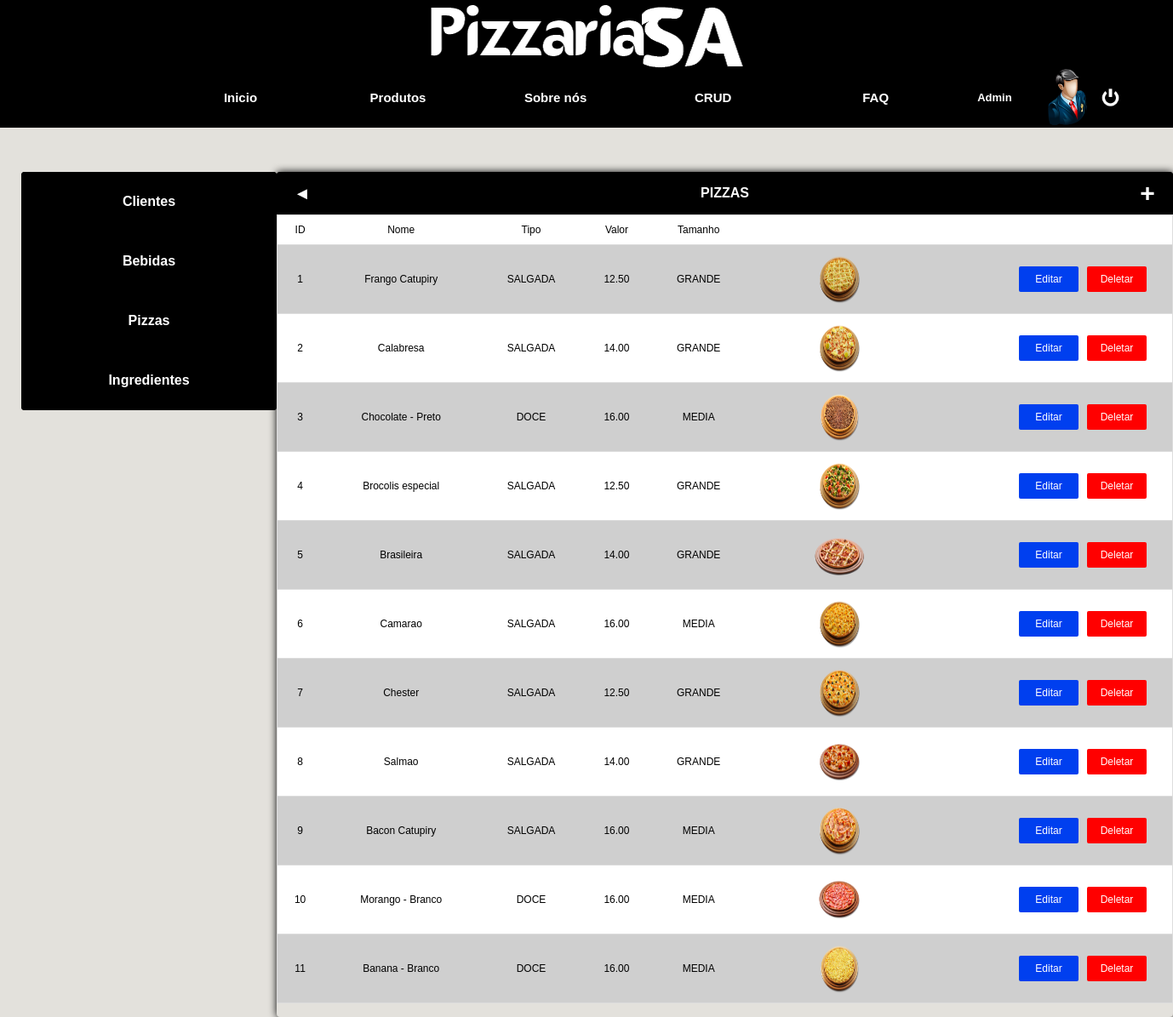
Page /crud_pizzas.php (signed in) on the committed database.
### tables this page shows
CREATE TABLE pizza 
( 
	id        INT NOT NULL auto_increment PRIMARY KEY, 
	nome      VARCHAR(60), 
	tipo      VARCHAR(20), 
	valor     VARCHAR(20), 
	tamanho   VARCHAR(20), 
	foto   	  VARCHAR(50) 	
);

### crud_pizzas.php (the view, shortened to what this page needs)
<?php
$query_pizzas = "select * from pizza";
$resultQuery = mysql_query($query_pizzas);
?>
<html>
	<head>
		<link rel="stylesheet" type="text/css" href="css/atualiza.css">
		<link rel="stylesheet" type="text/css" href="css/global.css">
        <link rel="stylesheet" type="text/css" href="css/crud.css">
	</head>
	<body bgcolor='#666666'>
		<div class="mainbar">
		<img class=thisalign src='images/banner/logo1.png'/><div class=logado>
			<a href="index.php" class=buttons>Inicio</a>
			<ul>
				<li class="dropdown">
					<a href="pizzas_salgadas.php" class="dropbtn">Produtos</a>
				</li>
			</ul>
			<a href="sobre.php" class=buttons>Sobre nós</a>
			<ul>
				<li class='dropdown'>
					<a href='crud_clientes.php' class='dropbtn'>CRUD</a>
				</li>
			</ul>
			<ul>
				<li class='dropdown'>
					<a href='faq.php'  class='dropbtn'>FAQ</a>
				</li>
			</ul>
			<div class='space1'>
				<?php
					echo "<a href='cadastroUsuario_form.php?id=".$_SESSION['id']."' class='buttom-usuario'>";
					echo $_SESSION['usuario'];
					echo "<a href='cadastroUsuario_form.php?id=".$_SESSION['id']."' class='image-squad squad'><img src='images/usuario/".$_SESSION['foto']."'></a>";?>
				</a>
				<a href='usuario_deslogar.php' class=buttom-deslogar></a>
			</div>
		</div><br><br><br><br>
		<div>
			<div class=barcrud>
				<a href='crud_clientes.php' class=crudbutton>Clientes</a>
				<a href='crud_bebidas.php' class=crudbutton>Bebidas</a>
				<a href='crud_pizzas.php' class=crudbutton>Pizzas</a>
				<a href='crud_ingredientes.php' class=crudbutton>Ingredientes</a>
			</div>
			<div class=layout>
				<div class=barra-principal>
					<label class='barbar'>
						<a href='crud.php' class=button-allcrud>◄</a>
						Pizzas<a href='cadastroPizzas_form.php' class=button-plus>+</a>
					</label>
				</div>
				<div id=minhaDiv3>
					<form metdod=POST action=cadastroPizzas_form.php id=pizzas>
						<?php
						echo "
						<table class=tablestyle align='center'>
							<td>
								ID
							</td>
							<td>
								Nome
							</td>
							<td>
								Tipo
							</td>
							<td>
								Valor
							</td>
							<td>
								Tamanho
							</td>
							<td></td>
							<td></td>
						";
						while($result = mysql_fetch_assoc($resultQuery)){
							$resultBanco[1] = $result['id'];
							$resultBanco[2] = utf8_encode($result['nome']);
							$resultBanco[3] = utf8_encode($result['tipo']);
							$resultBanco[4] = utf8_encode($result['valor']);
							$resultBanco[5] = utf8_encode($result['tamanho']);
							$resultBanco[6] = utf8_encode($result['foto']);
							echo "<tr>";
							echo "<td>";
							echo $resultBanco[1];
							echo "</td>";
							echo "<td>";
							echo $resultBanco[2];
							echo "</td>";
							echo "<td>";
							echo $resultBanco[3];
							echo "</td>";
							echo "<td>";
							echo $resultBanco[4];
							echo "</td>";
							echo "<td>";
							echo $resultBanco[5];
							echo "</td>";
							echo "<td>";
							echo "<img src='images/pizzas/$resultBanco[6]' class='squad-fir'>";
							echo "</td>";
							echo "<td>
							<div class=align>
								<a class='edit' href='cadastroPizzas_form.php?id=$resultBanco[1]'>Editar</a>
								<a class='delete' href='adminPizzas_delete.php?id=$resultBanco[1]'>Deletar</a>
							</div></td>";
							echo "</tr>";
						}?>
						</table>
					</form>
				</div>
			</div>
		</div>
	</body>
</html>

### css/global.css (style rules this page uses)
html { position: relative; min-height: 100%; }
a { text-decoration:none; }
.mainbar { max-width:100%; height:150px; background-color: #000; }
.logado { position:relative; float: right; right: -14%; width:100%; list-style:none; }
.space1 { width:295px; height:70px; float:left; }
.buttom-usuario { font-family: 'Arial', Serif; font-weight: bold; color: white; height:70px; width:30%; float:left; text-decoration: none; text-align: center; line-height:70px; font-size:13px; background-color: #000; border-bottom:5px; border-bottom-color:black; overflow:hidden; }
.buttom-deslogar { float:left; content: url('http://127.0.0.1/images/banner/quit.png'); width:23px; height:23px; margin-left:10px; margin-top:23px; }
.squad img { width: 70px; height: 70px; border-radius:50%; background-size:contain; }
.image-squad { height:70px; width:70px; float:left; transition: all 0.3s; }
.squad-fir { height:60px; width:60px; margin-left:35px; transition: all 0.3s; overflow: hidden; border-radius: 50%; }
.align { margin-left:auto; margin-right:auto; float:right; text-align:center; }
.squad { height:70px; width:70px; float:left; }
.buttons { font-family: 'Arial', Serif; font-weight: bold; color: white; height:70px; min-width:13%; float:left; text-decoration: none; text-align: center; line-height:70px; font-size:15px; background-color: #000; transition: all 0.3s; }
.layout { margin-left:auto; margin-right:auto; min-width:53%; max-width:80%; min-height:315px; margin-top:50px; margin-bottom:100px; border-radius:4px; box-shadow: 0 0px 10px rgba(0, 0, 0, 1.0); overflow:hidden; }
ul { list-style-type: none; margin: 0; padding: 0; background-color: #333; }
li { float: left; }
li a { display: inline-block; color: white; text-align: center; padding: 14px 16px; text-decoration: none; }
.dropbtn { display: inline-block; color: white; text-align: center; padding: 14px 16px; text-decoration: none; font-family: 'Arial', Serif; font-weight: bold; color: white; height:42px; font-size:15px; width:159px; line-height:42px; background-color: #000; transition: all 0.4s; }
li.dropdown { display: inline-block; }
.delete { margin-left:10px; color:red; font-size:18px; }
.thisalign { display: block; margin: 0 auto; }

### css/crud.css (style rules this page uses)
.edit { color:white; font-size: 12px; min-width:60px; height:20px; background-color:#003fef; text-align: center; line-height: 20px; font-family: arial; float:left; margin-left:10px; border-radius:2px; padding:5px; text-decoration:none; transition: 0.3s all; }
.delete { color:white; font-size: 12px; min-width:60px; height:20px; background-color:#ff0000; text-align: center; line-height: 20px; font-family: arial; float:left; border-radius:2px; margin-left:10px; margin-right:20px; text-decoration:none; padding:5px; transition: 0.3s all; }
tr { border: 1px solid #ddd; text-align:center; }
tr:nth-child(even) { background-color: #cfcfcf; }
tr:nth-child(odd) { background-color: #ffffff; }
table { border-collapse: collapse; }
table, th, td { font-family: arial; font-size: 12px; padding: 10px; padding-top:10px; }
.tablestyle { width:100%; }
.barbar { width:100%; font-family: arial; text-transform: uppercase; font-weight: bold; color: white; background-color: #000; height:50px; float:right; text-decoration: none; text-align:center; line-height:50px; }
.button-allcrud { width:60px; height:50px; float:left; text-decoration:none; background-color: #000; line-height:50px; font-size:20px; text-align:center; color:white; border-bottom:5px; border-bottom-color:black; transition: all 0.1s; }
.barra-principal { width:100%; background-color: #333; height:50px; border-bottom:5px; border-bottom-color:black; transition: all 0.1s; }
.button-plus { width:60px; height:50px; background-color:#000; float:right; text-decoration:none; line-height:50px; font-size:30px; text-align:center; color:white; border-bottom:5px; border-bottom-color:black; transition: all 0.1s; }
.barcrud { max-width:300px; min-height:100%; background-color:#000; float:left; margin-left:25px; border-radius:4px; }
.crudbutton { width:300px; height:70px; line-height:70px; text-align:center; background-color:#000; font-family: 'Arial', Serif; font-size:16px; font-weight:bold; border-radius:4px; color:white; float:left; transition: 0.3s all; }

### rows in the picture
pizza: id "1", nome "Frango Catupiry", tipo "SALGADA", valor "12.50", tamanho "GRANDE", foto (picture)
pizza: id "2", nome "Calabresa", tipo "SALGADA", valor "14.00", tamanho "GRANDE", foto (picture)
pizza: id "3", nome "Chocolate - Preto", tipo "DOCE", valor "16.00", tamanho "MEDIA", foto (picture)
pizza: id "4", nome "Brocolis especial", tipo "SALGADA", valor "12.50", tamanho "GRANDE", foto (picture)
pizza: id "5", nome "Brasileira", tipo "SALGADA", valor "14.00", tamanho "GRANDE", foto (picture)
pizza: id "6", nome "Camarao", tipo "SALGADA", valor "16.00", tamanho "MEDIA", foto (picture)
pizza: id "7", nome "Chester", tipo "SALGADA", valor "12.50", tamanho "GRANDE", foto (picture)
pizza: id "8", nome "Salmao", tipo "SALGADA", valor "14.00", tamanho "GRANDE", foto (picture)
pizza: id "9", nome "Bacon Catupiry", tipo "SALGADA", valor "16.00", tamanho "MEDIA", foto (picture)
pizza: id "10", nome "Morango - Branco", tipo "DOCE", valor "16.00", tamanho "MEDIA", foto (picture)
pizza: id "11", nome "Banana - Branco", tipo "DOCE", valor "16.00", tamanho "MEDIA", foto (picture)

### other values in the picture
$_SESSION['usuario'] "Admin"
